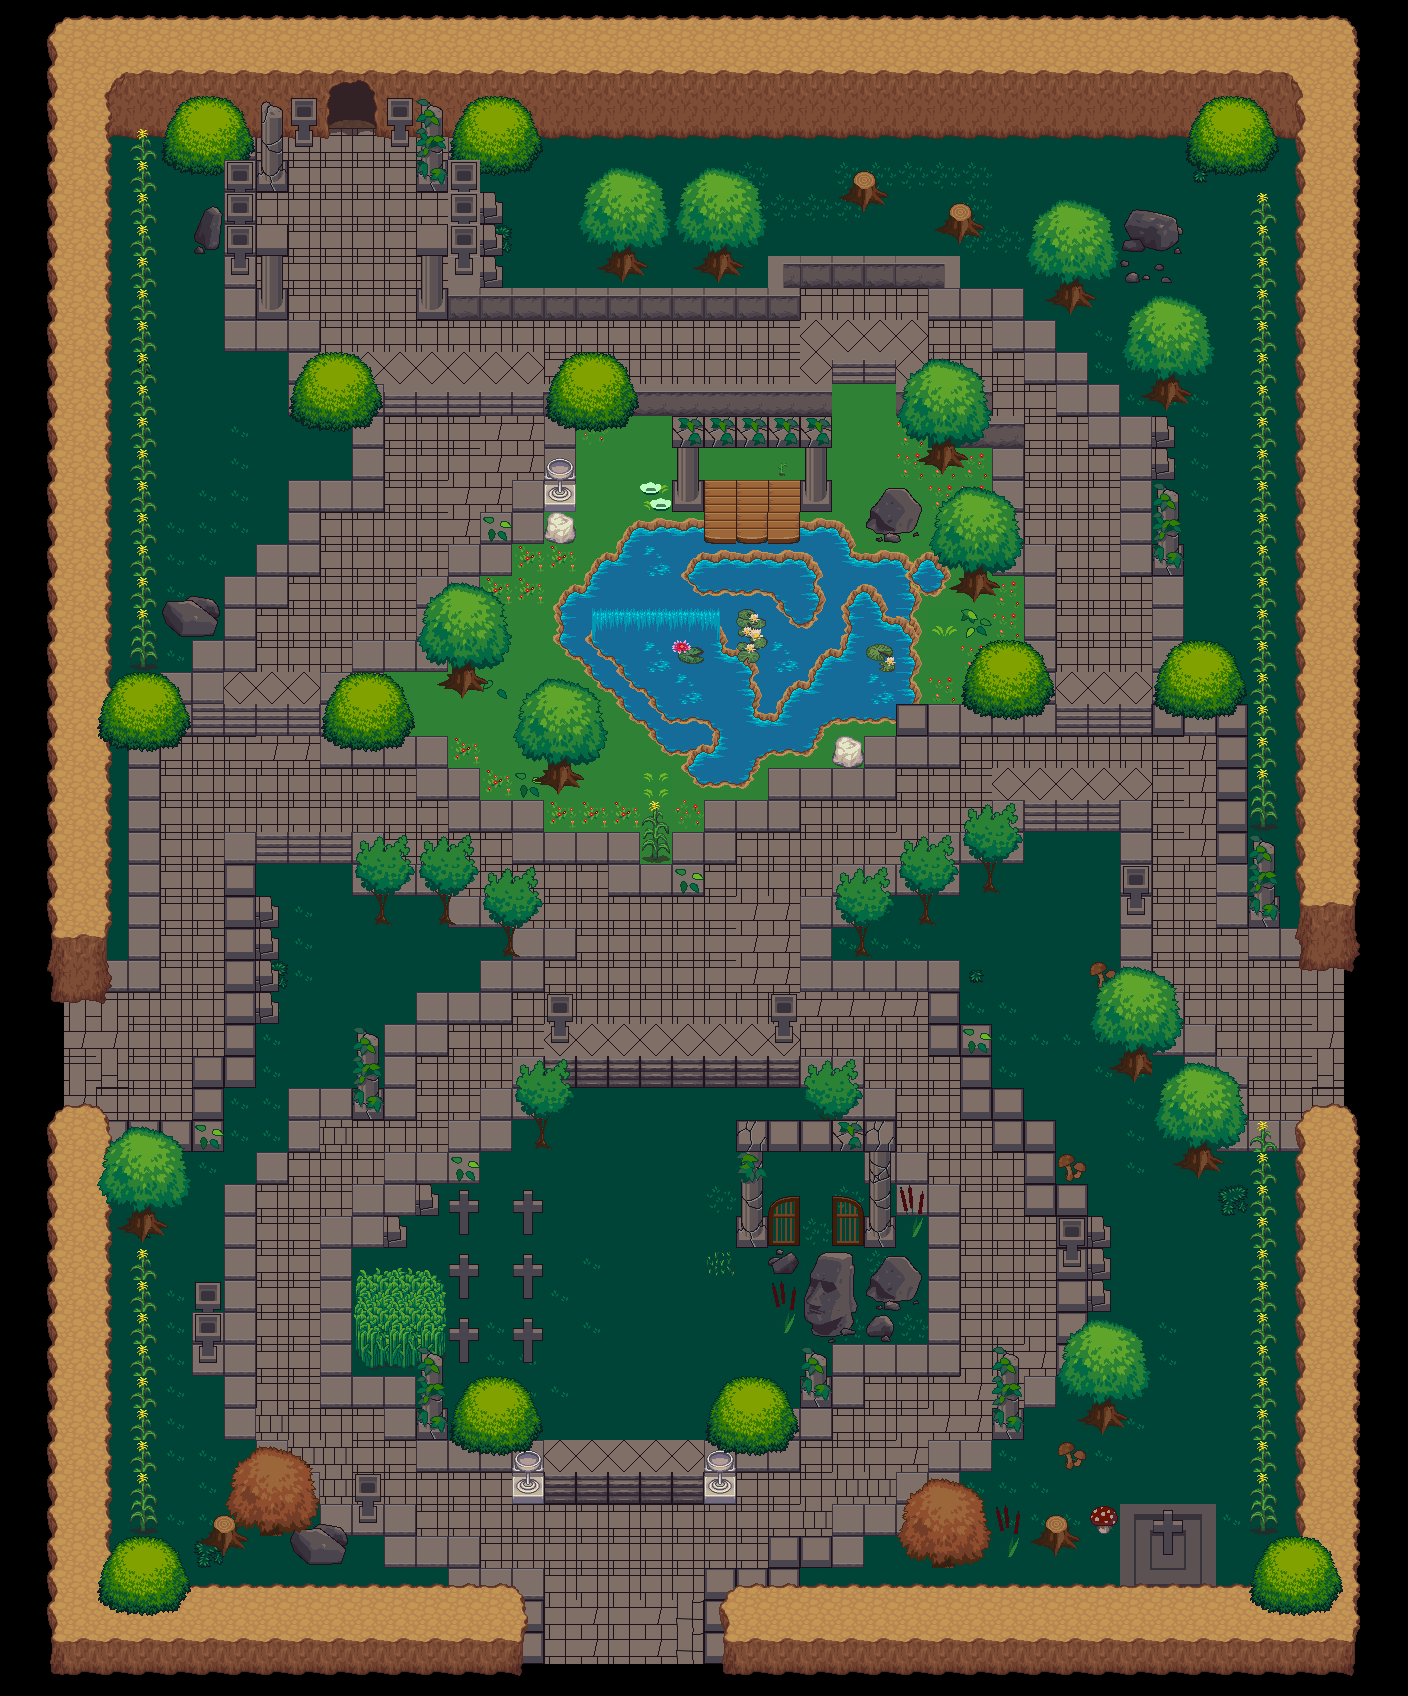

The image is a tile-based game level rendered from a .tmx file. Its description and source (layers, tilesets, objects; grid data summarised) follow:
An orthogonal 44x53 tile map with 32x32 px tiles, 7 tile layers (background, arena, grass details, road, ...), 2 tilesets and 248 objects.

<map version="1.4" tiledversion="1.4.3" orientation="orthogonal" renderorder="right-down" width="44" height="53" tilewidth="32" tileheight="32" infinite="0" nextlayerid="12" nextobjectid="252">
 <tileset firstgid="1" source="klipartz.com.tsx" />
 <tileset firstgid="1025" source="../Maps/klipartz.com.tsx" />
 <layer id="1" name="background" width="44" height="53">
  <data>[2332 cells, 1748 non-empty, 3 distinct tile ids]</data>
 </layer>
 <layer id="2" name="arena" width="44" height="53">
  <data>[2332 cells, 44 non-empty, 14 distinct tile ids]</data>
 </layer>
 <layer id="5" name="grass details" width="44" height="53">
  <data>[2332 cells, 266 non-empty, 28 distinct tile ids]</data>
 </layer>
 <layer id="6" name="road" width="44" height="53">
  <data>[2332 cells, 1064 non-empty, 29 distinct tile ids]</data>
 </layer>
 <layer id="4" name="walls" width="44" height="53">
  <data>[2332 cells, 609 non-empty, 44 distinct tile ids]</data>
 </layer>
 <layer id="7" name="details" width="44" height="53">
  <data>[2332 cells, 324 non-empty, 85 distinct tile ids]</data>
 </layer>
 <objectgroup id="9" name="exits">
  <object id="1" x="324" y="125" width="54" height="37.5" />
  <object id="2" x="97.3333" y="1005.33" width="42" height="107.333" />
  <object id="3" x="558" y="1576" width="141.333" height="20.6667" />
  <object id="4" x="1285" y="958.5" width="31.5" height="151.5" />
 </objectgroup>
 <objectgroup id="10" name="collisions">
  <object id="5" x="175.667" y="117.333" width="65.3333" height="52.6667" />
  <object id="6" x="258" y="159.667" width="31" height="29.3333" />
  <object id="7" x="261.667" y="138.333" width="21" height="31.6667" />
  <object id="8" x="294.667" y="119" width="18.6667" height="26" />
  <object id="9" x="390.333" y="118.667" width="18.3333" height="27" />
  <object id="10" x="417.667" y="160.667" width="30" height="30.3333" />
  <object id="11" x="421" y="141.333" width="21.3333" height="33.3333" />
  <object id="12" x="225.333" y="162" width="30.6667" height="185" />
  <object id="13" x="257.333" y="288.333" width="31.3333" height="29.6667" />
  <object id="14" x="252" y="316" width="69.3333" height="36.6667" />
  <object id="15" x="287.667" y="344.333" width="33.6667" height="68" />
  <object id="16" x="290" y="382.667" width="95.6667" height="34.6667" />
  <object id="17" x="352.667" y="405.333" width="31.3333" height="105.667" />
  <object id="18" x="289.667" y="482.667" width="93.6667" height="29.3333" />
  <object id="19" x="288" y="481" width="31.6667" height="93.6667" />
  <object id="20" x="256.667" y="545" width="62.3333" height="30.3333" />
  <object id="21" x="224.667" y="577" width="63.3333" height="31.3333" />
  <object id="22" x="225.333" y="611.333" width="29.3333" height="57" />
  <object id="23" x="193" y="643.667" width="29.3333" height="56.3333" />
  <object id="24" x="120.667" y="677" width="73.3333" height="24.6667" />
  <object id="25" x="167" y="600.333" width="50.3333" height="35.6667" />
  <object id="26" x="136" y="144" width="14.6667" height="522" />
  <object id="27" x="201.667" y="213.667" width="17.3333" height="36.3333" />
  <object id="28" x="415.333" y="287.333" width="32.3333" height="30.3333" />
  <object id="29" x="446.667" y="158.333" width="33.6667" height="161" />
  <object id="30" x="480.667" y="193" width="22.3333" height="91" />
  <object id="31" x="456.333" y="116.667" width="78.3333" height="55.6667" />
  <object id="32" x="450.5" y="284" width="350" height="36.5" />
  <object id="33" x="767.667" y="254.667" width="193.333" height="34.6667" />
  <object id="34" x="611" y="236.333" width="25.6667" height="40" />
  <object id="35" x="706.667" y="237.667" width="24" height="37.6667" />
  <object id="36" x="851.667" y="178.667" width="26.6667" height="24.3333" />
  <object id="37" x="950.333" y="206.667" width="22.6667" height="31" />
  <object id="38" x="1060" y="275.333" width="23.3333" height="31.3333" />
  <object id="39" x="927" y="287.333" width="96.6667" height="33" />
  <object id="40" x="993.667" y="315" width="62.6667" height="35.3333" />
  <object id="41" x="1023.67" y="350.667" width="64.6667" height="33.6667" />
  <object id="42" x="1055.67" y="380.333" width="64" height="34.6667" />
  <object id="43" x="1089.67" y="415.333" width="83" height="31.6667" />
  <object id="44" x="1121.67" y="449.333" width="53.3333" height="30" />
  <object id="45" x="1120" y="480" width="32.6667" height="96" />
  <object id="46" x="1153.67" y="543.667" width="30.6667" height="30" />
  <object id="47" x="1152.67" y="575.667" width="32.3333" height="156" />
  <object id="48" x="1024.67" y="543.333" width="31.3333" height="190.667" />
  <object id="49" x="1178" y="661" width="51.3333" height="72" />
  <object id="50" x="1220.67" y="704" width="25.3333" height="222.333" />
  <object id="51" x="1155.5" y="371.75" width="23.25" height="29.75" />
  <object id="52" x="1128.5" y="212" width="46" height="34.5" />
  <object id="53" x="1198" y="124" width="66" height="40.5" />
  <object id="54" x="1257" y="220" width="10" height="601" />
  <object id="55" x="1246" y="895.667" width="35" height="62.3333" />
  <object id="56" x="1248" y="926.667" width="55" height="32" />
  <object id="57" x="1218" y="1119.67" width="85.3333" height="32.6667" />
  <object id="58" x="1260" y="1148.5" width="8.5" height="386.5" />
  <object id="60" x="1119.67" y="1504.33" width="97.6667" height="81" />
  <object id="61" x="1045" y="1524.5" width="22.5" height="23.5" />
  <object id="62" x="1093" y="1508.5" width="18" height="25" />
  <object id="63" x="922.5" y="1500.5" width="46" height="57" />
  <object id="64" x="1062.5" y="1448" width="15.5" height="17.5" />
  <object id="65" x="1093" y="1395" width="22" height="32.5" />
  <object id="66" x="993" y="1408" width="31" height="31" />
  <object id="67" x="1056.67" y="1215.33" width="53.3333" height="104.333" />
  <object id="68" x="1060.67" y="1308" width="26.6667" height="70.3333" />
  <object id="69" x="1023.67" y="1375" width="37.3333" height="34.6667" />
  <object id="70" x="1064.67" y="1167.33" width="14" height="13.3333" />
  <object id="71" x="1187" y="1139.67" width="23.6667" height="31" />
  <object id="72" x="1124.67" y="1044.33" width="23.3333" height="29.6667" />
  <object id="73" x="1097" y="974.667" width="16.6667" height="12.3333" />
  <object id="74" x="1119.5" y="800.5" width="31" height="245.5" />
  <object id="75" x="1124.5" y="1017.5" width="93" height="36.5" />
  <object id="76" x="1190" y="1051" width="57" height="30.5" />
  <object id="77" x="1227" y="1082.5" width="20.5" height="52" />
  <object id="78" x="992.75" y="803.5" width="31" height="57" />
  <object id="79" x="928.333" y="831.667" width="94" height="31" />
  <object id="80" x="984.333" y="863" width="10.6667" height="28" />
  <object id="81" x="920.667" y="896.667" width="8.33333" height="25.3333" />
  <object id="82" x="833.5" y="864" width="127.5" height="33" />
  <object id="83" x="801" y="896" width="63" height="32.6667" />
  <object id="84" x="799.333" y="926.667" width="34" height="65" />
  <object id="85" x="800" y="959" width="160.333" height="34.3333" />
  <object id="86" x="928.667" y="962.333" width="33.3333" height="94.6667" />
  <object id="87" x="929.667" y="1023" width="63.3333" height="33.6667" />
  <object id="88" x="962.333" y="1023.67" width="29.3333" height="95.6667" />
  <object id="89" x="992" y="1087" width="32.3333" height="64.3333" />
  <object id="90" x="1026.33" y="1118.33" width="30.6667" height="98.3333" />
  <object id="91" x="1057" y="1185.67" width="29.6667" height="31.3333" />
  </objectgroup>
 <objectgroup id="11" name="enemies">
  <!-- 6 objects omitted --></objectgroup>
 <layer id="8" name="foreground" width="44" height="53">
  <data>[2332 cells, 420 non-empty, 73 distinct tile ids]</data>
 </layer>
</map>
<!-- 158 of 248 objects omitted -->
